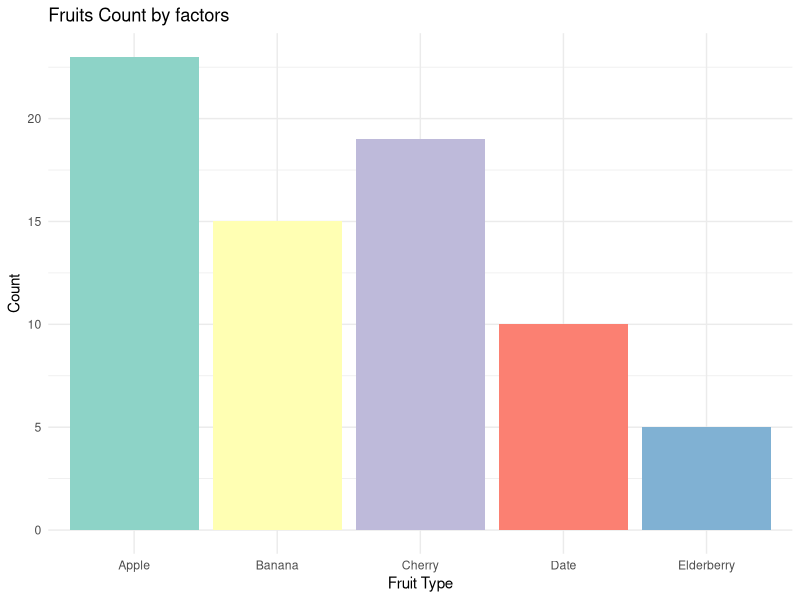
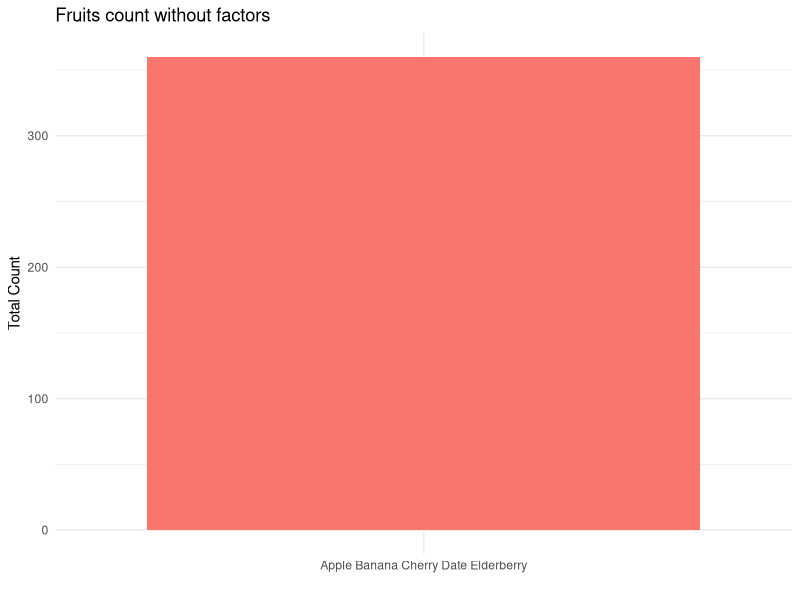

These charts were generated, in order, by the following R code:
## ---- chunk 1
#| include: false
#| eval: true
library(tidyverse)
## ---- chunk 2
# Creating a numeric vector
numeric_vector <- c(1, 3, 5, 7, 9)
## ---- chunk 3
# Creating a character vector
character_vector <- c("apple", "banana", "cherry")
## ---- chunk 4
# Creating a logical vector
logical_vector <- c(TRUE, FALSE, TRUE)
## ---- chunk 5
#Accessing the second element of numeric_vector
numeric_vector[2]
# here we asked R what element is at index 2
# the answer is  3
## ---- chunk 6
# Adding an element to numeric_vector
numeric_vector <- c(numeric_vector, 11)  # numeric_vector is now c(1, 3, 5, 7, 9, 11)

## ---- chunk 7
# Removing the first element from numeric_vector
numeric_vector <- numeric_vector[-1]  # numeric_vector is now c(3, 5, 7, 9, 11)
## ---- chunk 8
# Changing the third element of numeric_vector
numeric_vector[3] <- 10  # numeric_vector is now c(2, 3, 10, 5, 6)
## ---- chunk 9

# 1. Create a character vector with names of three of your favorite fruits.
favorite_fruits <- c("Apple", "Banana", "Cherry")

# 2. Access and print the second element of the vector.
second_fruit <- favorite_fruits[2]
print(second_fruit)

# 4. Add another favorite fruit to your vector.
favorite_fruits <- c(favorite_fruits, "Date")
print(favorite_fruits)

# 4. Remove the first element from your vector.
favorite_fruits <- favorite_fruits[-1]
print(favorite_fruits)

# 4. Change the last element of your vector to a different fruit item.

favorite_fruits[3] <- "Elderberry"
print(favorite_fruits)

# Now, the favorite_fruits vector should be: c("Banana", "Cherry", "Elderberry")

## ---- chunk 10
library(ggplot2)

# Example dataset: Fruits and their counts
fruits <- c("Apple", "Banana", "Cherry", "Date", "Elderberry")
counts <- c(23, 15, 19, 10, 5)

# Calculate total count of all fruits
total_count <- sum(counts)

# Create a data frame
fruit_data <- data.frame(Fruit = factor(fruits, levels = fruits), Count = counts)

# Use ggplot2 to create a bar plot
ggplot(fruit_data, aes(x = Fruit, y = Count, fill = Fruit)) +
  geom_bar(stat = "identity") +
  scale_fill_brewer(palette = "Set3") +
  labs(x = "Fruit Type", y = "Count", title = "Fruits Count by factors") +
  theme_minimal() +
  theme(legend.position = "none")
## ---- chunk 11
# R code to plot all fruits as a single bar, ignoring individual counts

# Example dataset: Fruits and their counts without factor levels
fruits <- rep("Apple Banana Cherry Date Elderberry", 5)
counts <- c(23, 15, 19, 10, 5)

# Calculate the total count
total_count <- sum(counts)

# Create a data frame with a single fruit category
fruit_data_combined <- data.frame(Fruit = fruits, Count = total_count)

# Use ggplot2 to create a bar plot with all fruits combined into a single bar
ggplot(fruit_data_combined, aes(x = Fruit, y = Count, fill = Fruit)) +
  geom_bar(stat = "identity") +
  labs(x = "", y = "Total Count", title = "Fruits count without factors") +
  theme_minimal() +
  theme(legend.position = "none")
## ---- chunk 12
# Create a vector of fruit names
fruit_vector <- c("Apple", "Banana", "Cherry", "Apple", "Cherry", "Banana", "Banana", "Cherry", "Apple","Apple","Apple")
## ---- chunk 13
fruit_vector #  you can get the value of a vector just by running its name in the console or in a code chunk
## ---- chunk 14
# In this code, convert the fruit_vector vector into a factor using the factor() function.
fruit_factor <- factor(fruit_vector)
## ---- chunk 15
fruit_factor  
## ---- chunk 16
levels(fruit_factor)  
## ---- chunk 17
summary(fruit_factor)

## ---- chunk 18
sizes <- c("Small", "Medium", "Large", "Medium", "Small")
## ---- chunk 19
ordered_sizes <- factor(sizes, ordered = TRUE, levels = c("Small", "Medium", "Large"))
## ---- chunk 20
fruits <- c("apple", "banana", "cherry", "apple", "cherry")
fruit_factor <- factor(fruits)
## ---- chunk 21
fruit_labels <- as.character(fruit_factor)
## ---- chunk 22
fruit_numbers <- as.numeric(fruit_factor)
## ---- chunk 23

# 1. Create a factor variable with your favorite colors.
favorite_colors <- c("Red", "Blue", "Green", "Blue", "Red")
color_factor <- factor(favorite_colors)

# 2. Find out the levels of your factor variable.
color_levels <- levels(color_factor)
color_levels  # Output: "Blue" "Green" "Red"

# 5. Create an ordered factor with levels "Low", "Medium", "High".
ordered_vector <- c("Low", "Medium", "High", "Medium", "Low")
ordered_factor <- factor(ordered_vector, ordered = TRUE, levels = c("Low", "Medium", "High"))

# 5. Get a summary of your ordered factor.
ordered_summary <- summary(ordered_factor)
ordered_summary  # Output: a table showing the counts of each level

# 5. Convert the factor back to a character vector.
char_vector <- as.character(ordered_factor)
char_vector  # Output: "Low" "Medium" "High" "Medium" "Low"

## ---- chunk 24
# A simple data frame with three columns
mouse_data <- data.frame(
  mouse_id   = c("M01", "M02", "M03", "M04", "M05"),
  group      = c("control", "control", "treatment", "treatment", "treatment"),
  body_weight = c(24.1, 23.8, 28.5, 27.2, 29.0)
)

mouse_data
## ---- chunk 25
# nrow and ncol tell you the dimensions
nrow(mouse_data)
ncol(mouse_data)

# str() shows column types  -  very useful for diagnosing problems
str(mouse_data)

# head() shows the first 6 rows (useful for large datasets)
head(mouse_data)
## ---- chunk 26
# Dollar sign: the most common approach
mouse_data$body_weight

# Double brackets with column name
mouse_data[["body_weight"]]

# Double brackets with column index number
mouse_data[[3]]
## ---- chunk 27
# Row 2, all columns
mouse_data[2, ]

# All rows, column 3
mouse_data[, 3]

# Row 2, column 3
mouse_data[2, 3]
## ---- chunk 28
library(tibble)

# tibble() works exactly like data.frame() but prints more neatly
mouse_tibble <- tibble(
  mouse_id    = c("M01", "M02", "M03", "M04", "M05"),
  group       = c("control", "control", "treatment", "treatment", "treatment"),
  body_weight = c(24.1, 23.8, 28.5, 27.2, 29.0)
)

mouse_tibble
## ---- chunk 29
# Add a new column using the dollar sign
mouse_data$weight_kg <- mouse_data$body_weight / 1000

# Modify an existing column
mouse_data$body_weight <- round(mouse_data$body_weight, 0)

mouse_data
## ---- chunk 30
# R chooses "control" as reference automatically (alphabetical)
group_factor <- factor(c("treatment", "control", "treatment", "control"))
levels(group_factor)  # "control" comes first = reference group

# In a regression, the coefficient for "treatment" is relative to "control"
# This is what you want  -  but it happens to be correct here by accident
## ---- chunk 31
# Explicitly set "control" as the reference group
group_factor <- relevel(group_factor, ref = "control")
levels(group_factor)
## ---- chunk 32
library(forcats)

# fct_relevel: move specific levels to the front
diet_group <- factor(c("high_fat", "low_fat", "control", "high_fat", "control"))
diet_reordered <- fct_relevel(diet_group, "control", "low_fat", "high_fat")
levels(diet_reordered)

# fct_recode: rename levels
diet_renamed <- fct_recode(diet_group,
  "Control diet"   = "control",
  "Low-fat diet"   = "low_fat",
  "High-fat diet"  = "high_fat"
)
levels(diet_renamed)

# fct_infreq: order by frequency (most common first)  -  useful for bar charts
diet_by_freq <- fct_infreq(diet_group)
levels(diet_by_freq)
## ---- chunk 33
# 1. Create the data frame
mice <- data.frame(
  mouse_id    = paste0("M0", 1:8),
  group       = c("control", "control", "control",
                  "low_dose", "low_dose",
                  "high_dose", "high_dose", "high_dose"),
  body_weight = c(23.5, 24.1, 22.8, 26.3, 27.0, 29.5, 30.1, 28.8),
  glucose     = c(5.2, 5.8, 5.5, 7.1, 6.9, 9.3, 10.2, 8.7)
)

# 2. Convert group to an ordered factor
mice$group <- factor(mice$group,
                     levels = c("control", "low_dose", "high_dose"))

# 3. Check levels
levels(mice$group)  # "control" is the reference  -  correct

# 4. Mean body weight per group
tapply(mice$body_weight, mice$group, mean)

# 5. Add glucose category
mice$glucose_category <- ifelse(mice$glucose < 7, "normal", "elevated")
mice
## ---- chunk 34
# 1. Structure
str(ToothGrowth)

# 2. Factor with labels
tg <- ToothGrowth
tg$supp <- factor(tg$supp,
                  levels = c("VC", "OJ"),
                  labels = c("Ascorbic acid", "Orange juice"))
levels(tg$supp)

# 3. Ordered dose factor
tg$dose <- factor(tg$dose, levels = c(0.5, 1.0, 2.0), ordered = TRUE)
levels(tg$dose)

# 4. Subset with [
tg[tg$dose == "2" & tg$supp == "Orange juice", ]

# 5. New column
tg$len_cm <- tg$len / 10000
head(tg)
## ---- chunk 35
library(forcats)

pg <- PlantGrowth

# 1-2. Inspect
str(pg)
levels(pg$group)  # "ctrl" "trt1" "trt2"  -  ctrl is reference (first level)

# 3. Reorder (already correct, but explicit is better)
pg$group <- factor(pg$group, levels = c("ctrl", "trt1", "trt2"))

# 4. Rename levels
pg$group <- fct_recode(pg$group,
  "Control"     = "ctrl",
  "Treatment 1" = "trt1",
  "Treatment 2" = "trt2"
)
levels(pg$group)

# 5. Summary stats
tapply(pg$weight, pg$group, mean)
tapply(pg$weight, pg$group, sd)
